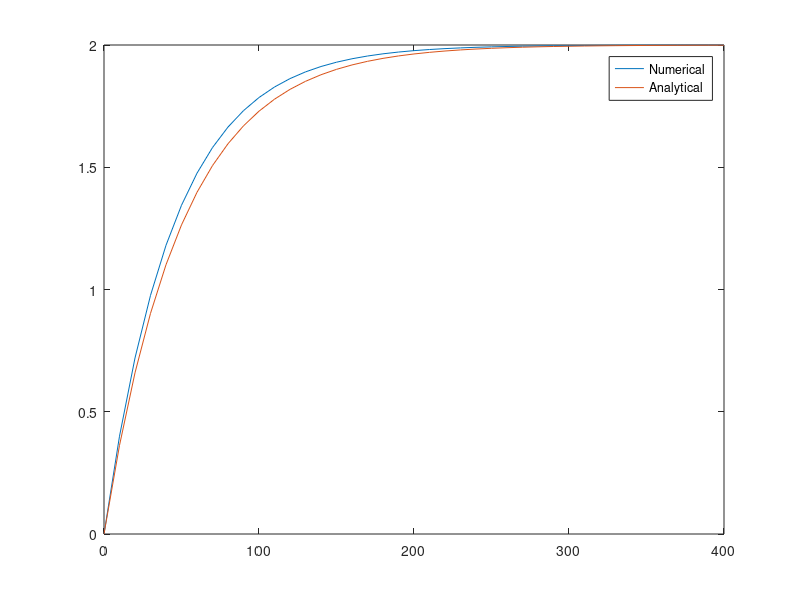
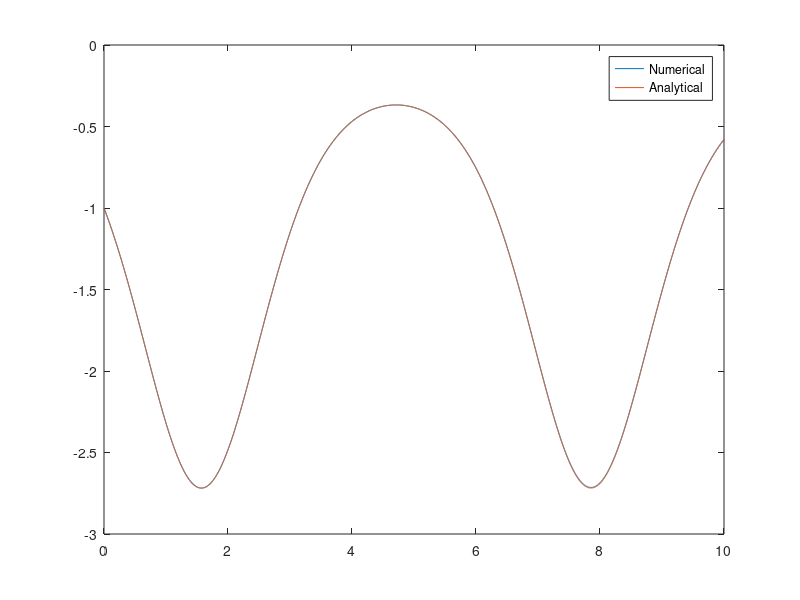
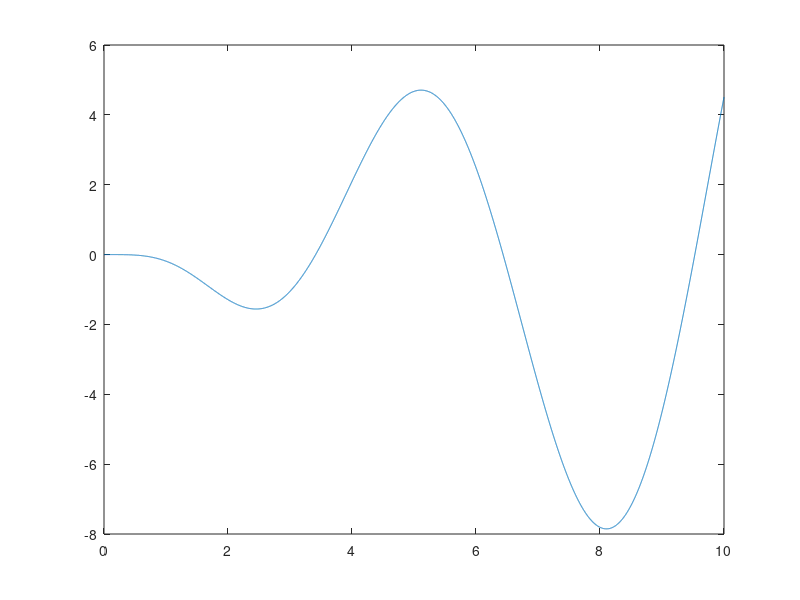

Write MATLAB code to recreate these figures, in order.
% cOdE
% clear all; clc;

% Problem 2
% Variables
x(1)=0;
y(1)=0;
Q=0.1;
V=5;
C_in=2;
f=@(t,C) Q/V*(C_in - C);
h=10;
Lx=400;
num_steps = Lx/h;

for i=1:num_steps
	x(i+1) = x(i)+h;
	y(i+1)=y(i)+h*f(x(i),y(i));
end

figure(1);clf(1);
plot(x,y);
hold on;

C_act = @(t) C_in*(1-exp(-Q*t/V));
plot(x,C_act(x));
legend('Numerical','Analytical');

x=0;y=0;

%Problem 3a
f=@(x,y) cos(x)*y;
x(1)=0; y(1)=-1;
h = 0.001;
Lx = 10;
num_steps = Lx/h;
for i=1:num_steps
	x(i+1) = x(i) + h;
	y(i+1) = y(i) + h*f(x(i),y(i));
end

figure(2); clf(2);
plot(x,y);
hold on;

y_act = @(x) -exp(sin(x));
plot(x,y_act(x));
legend('Numerical','Analytical');

% Problem 3b
f=@(t,y) -t*y - sin(t)*t^2;
x=0;x(1)=0;
y=0;y(1)=0;
h=0.001;
Lx=10;
num_steps=Lx/h;
for i=1:num_steps
	x(i+1)=x(i)+h;
	y(i+1)=y(i)+h*f(x(i),y(i));
end

figure(3); clf(3);
plot(x,y);

%wait = input("Press Enter to Exit.");
